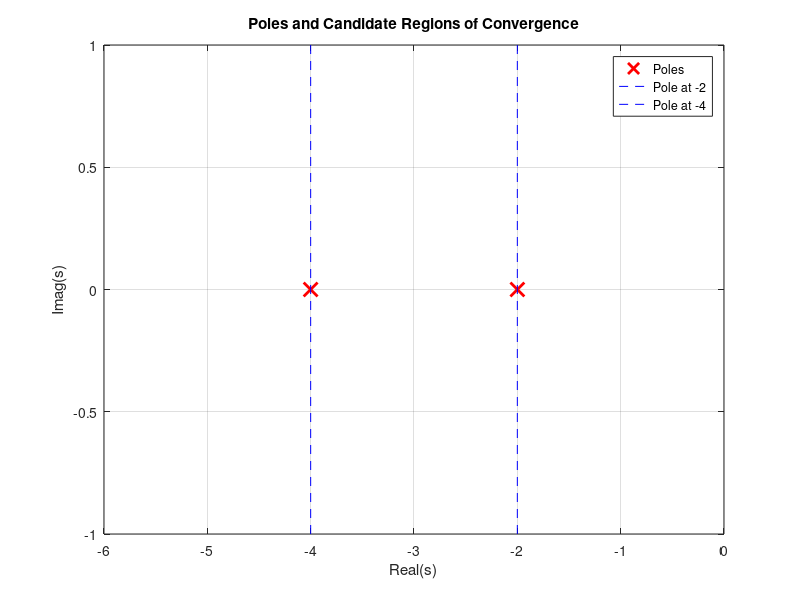

Here is the MATLAB script that generated this plot:

clc;
clear;
close all;

% ROC Analysis of X(s) = 1/((s+2)(s+4))

figure('Color','w');

% Plot poles
p = [-2 -4];
plot(p, [0 0], 'rx', 'MarkerSize', 10, 'LineWidth', 2);
hold on;

% Draw vertical dashed lines at the poles
line([-2 -2], [-1 1], 'Color', 'b', 'LineStyle', '--');
line([-4 -4], [-1 1], 'Color', 'b', 'LineStyle', '--');

% Graph settings
xlim([-6 0]);
ylim([-1 1]);
grid on;

xlabel('Real(s)');
ylabel('Imag(s)');
title('Poles and Candidate Regions of Convergence');

legend('Poles', 'Pole at -2', 'Pole at -4', ...
    'Location', 'best');

fprintf('Poles are at s = -2 and s = -4.\n');
fprintf('For a right-sided signal, ROC: Re(s) > -2.\n');
fprintf('For a left-sided signal, ROC: Re(s) < -4.\n');
fprintf('For a two-sided signal, ROC: -4 < Re(s) < -2.\n');

hold off;
